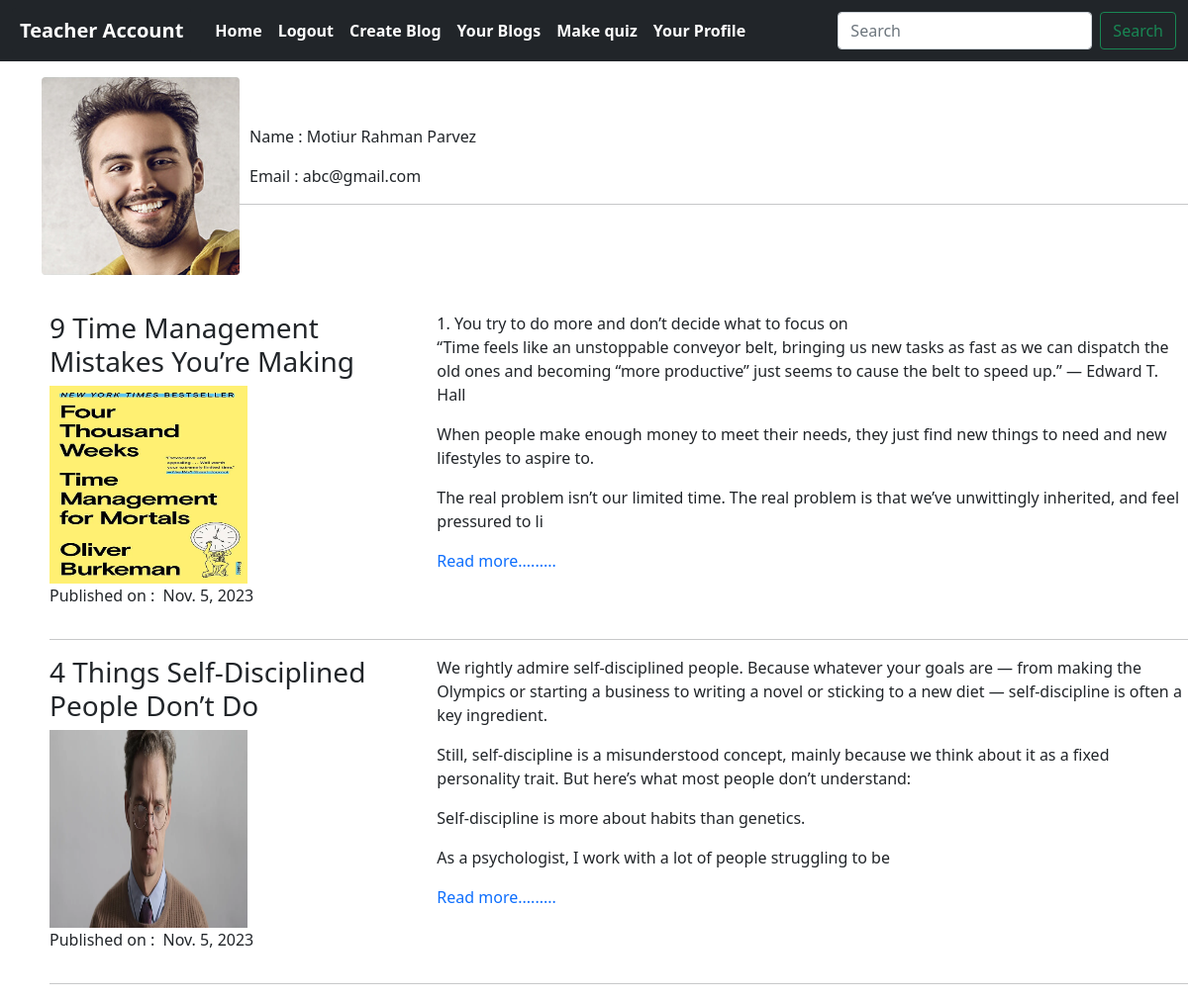
The page /view_blog_profile15/ (signed in) on the database its author committed.
### blog/models.py (models this page shows, shortened)
class User(AbstractUser):
    user_type = models.ForeignKey(account, on_delete=models.CASCADE,blank=True,null=True,related_name='user_status')

class account(models.Model):
    type = models.CharField(max_length=100,blank=True,null=True)

class profile(models.Model):
    user_acc = models.OneToOneField(User,on_delete=models.CASCADE,related_name ='user_profile',blank=True,null=True)
    profile_pic = models.ImageField(upload_to='profile_image',blank=True,null=True)
    first_name = models.CharField(max_length=100,blank=True,null=True)
    last_name = models.CharField(max_length=100,blank=True,null=True)

### main_blog/models.py (models this page shows)
class Creating_blog(models.Model):
    id = models.AutoField(primary_key=True)
    blogger = models.ForeignKey(User, on_delete=models.CASCADE, related_name='blogger',blank=True,null=True)
    blog_title = models.CharField(max_length=300,verbose_name='Blog Title')
    blog_content = models.TextField(verbose_name = 'Write Your Blog ')
    blog_image = models.ImageField(upload_to='image_blog')
    slug = models.SlugField(max_length = 400, unique=True)
    published_data = models.DateField(auto_now_add= True)
    update_date = models.DateField(auto_now=True)

### main_blog/views.py (the view)
# urls.py: path('view_blog_profile<int:id>/',views.view_blog_profile, name='view_blog_profile'),
def view_blog_profile(request,id):
    user = User.objects.get(id = id)
    data = Creating_blog.objects.filter(blogger = user)
    print(data)
    print("Checked successfully ")
    context = {
        'data':data,
        'user':user
    }
    return render(request,'create_blog/blog_profile.html',context)

### main_blog/templatetags/my_filters.py (called while the page is built)
def word_limiter(value):
    return value[0:500]

### templates/create_blog/blog_profile.html (shortened to what this page needs)
{% extends 'base.html' %}
{% load my_filters %}
{% block content %}
<div class="container mt-3">
    <div class="text-center">
        <img src="/media/{{user.user_profile.profile_pic}}" class="rounded float-start" height="200px" width="200px">
      </div><br>
    </div><br>
    <div class="data">
        <p> Name : {{user.user_profile.first_name}} {{user.user_profile.last_name}}</p>
        <p>Email : {{user.email}}</p>
    </div>
<hr>
<div style="position: absolute; left:50px; top:315px">
    {% for i in data %}
    <div class="row">
        <div class="col-4">
            <h3>{{i.blog_title}}</h3>
            <img src="/media/{{i.blog_image}}" height="200px" width="200px">
            <p>Published on :&nbsp; {{i.published_data}}</p>
        </div>
        <div class='col-8'>
            {{i.blog_content |custom_filter | linebreaks}}
            <a href="{% url 'read_blog' i.id %}" style="text-decoration: none;">Read more.........</a>
        </div>
    </div>
    <hr>
    {% endfor %}
</div>
{% endblock %}

### templates/base.html (shortened to what this page needs)
<!doctype html>
<html lang="en">
  <head>
    <link href="https://cdn.jsdelivr.net/npm/bootstrap@5.0.2/dist/css/bootstrap.min.css" rel="stylesheet">
    <link rel="stylesheet" href="https://cdn.jsdelivr.net/npm/bootstrap-icons@1.11.1/font/bootstrap-icons.css">
  </head>
  <body>
    <nav class="navbar navbar-expand-lg navbar-light bg-dark " style="font-weight: 700; ">
        <div class="container-fluid ">
          {% if request.user.is_authenticated %}
          <a class="navbar-brand bg-dark text-white p-2 text-white" style="border-radius:4px;" href="#">{{user.user_type.type}} Account</a>
          {% endif %}
          <div class="collapse navbar-collapse" id="navbarSupportedContent">
            <ul class="navbar-nav me-auto mb-2 mb-lg-0">
              <li class="nav-item">
                <a class="nav-link active text-white " aria-current="page" href="{% url 'home' %}">Home</a>
              </li>
              {% if request.user.is_authenticated  %}
              <li class="nav-item">
                <a class="nav-link text-white" href="{% url 'user_logout' %}">Logout</a>
              </li>
              {% else %}
              <li class="nav-item">
                <a class="nav-link text-white" href="{% url 'user_login' %}">Login</a>
              </li>
              {% endif %}
              {% if request.user.user_type.type == 'Teacher'%}
              <li class="nav-item">
                <a class="nav-link text-white" href="{% url 'CreateBlog' %}">Create Blog</a>
              </li>
              <li class="nav-item">
                <a class="nav-link text-white" href="{% url 'blog_list' %}">Your Blogs</a>
              </li>
              <li class="nav-item">
                <a class="nav-link text-white" href="{% url 'create_quiz' %}">Make quiz</a>
              </li>
              {% endif %}
              {% if request.user.is_authenticated %}
              <li class="nav-item">
                <a class="nav-link text-white" href="{% url 'user_profile' %}">Your Profile</a>
              </li>
              {% endif %}
            </ul>
            <form class="d-flex" method="GET" action="{% url 'search' %}">
              <input class="form-control me-2" type="text" name="searched_text" placeholder="Search" aria-label="Search">
              <button class="btn btn-outline-success" type="submit">Search</button>
            </form>
          </div>
        </div>
      </nav>
      {% block content %}
      {% endblock %}
  {% load sweetify %}
  </body>
</html>

### templates/base.html (style rules this page uses)
.data { position:relative; left:10px; }

### rows shown on the page
User: user_type.type "Teacher", user_profile.profile_pic (picture), user_profile.first_name "Motiur Rahman", user_profile.last_name "Parvez", email "abc@gmail.com"
Creating_blog: blog_title "9 Time Management Mistakes You’re Making", blog_image (picture), published_data "Nov. 5, 2023", blog_content|custom_filter "1. You try to do more and don’t decide what to focus on “Time feels like an unstoppable conveyor belt, bringing us new tasks as fast as we can dispatch the old ones and becoming “more productive” just seems to cause the belt to speed up.” — Edward T. Hall When people make enough money to meet their needs, they just find new things to need and new lifestyles to aspire to. The real problem isn’t our limited time. The real problem is that we’ve unwittingly inherited, and feel pressured to li"
Creating_blog: blog_title "4 Things Self-Disciplined People Don’t Do", blog_image (picture), published_data "Nov. 5, 2023", blog_content|custom_filter "We rightly admire self-disciplined people. Because whatever your goals are — from making the Olympics or starting a business to writing a novel or sticking to a new diet — self-discipline is often a key ingredient. Still, self-discipline is a misunderstood concept, mainly because we think about it as a fixed personality trait. But here’s what most people don’t understand: Self-discipline is more about habits than genetics. As a psychologist, I work with a lot of people struggling to be"
